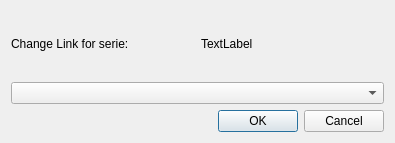
<?xml version="1.0" encoding="UTF-8"?>
<ui version="4.0">
 <class>LinkDialog</class>
 <widget class="QDialog" name="LinkDialog">
  <property name="geometry">
   <rect>
    <x>0</x>
    <y>0</y>
    <width>395</width>
    <height>143</height>
   </rect>
  </property>
  <property name="windowTitle">
   <string>Set Link</string>
  </property>
  <layout class="QGridLayout">
   <item row="2" column="0" colspan="2">
    <widget class="QDialogButtonBox" name="buttonBox">
     <property name="orientation">
      <enum>Qt::Horizontal</enum>
     </property>
     <property name="standardButtons">
      <set>QDialogButtonBox::Cancel|QDialogButtonBox::Ok</set>
     </property>
    </widget>
   </item>
   <item row="0" column="0">
    <widget class="QLabel" name="label">
     <property name="text">
      <string>Change Link for serie:</string>
     </property>
    </widget>
   </item>
   <item row="0" column="1">
    <widget class="QLabel" name="sname">
     <property name="text">
      <string>TextLabel</string>
     </property>
    </widget>
   </item>
   <item row="1" column="0" colspan="2">
    <widget class="QComboBox" name="linkBox"/>
   </item>
  </layout>
 </widget>
 <resources/>
 <connections>
  <connection>
   <sender>buttonBox</sender>
   <signal>accepted()</signal>
   <receiver>LinkDialog</receiver>
   <slot>accept()</slot>
   <hints>
    <hint type="sourcelabel">
     <x>248</x>
     <y>254</y>
    </hint>
    <hint type="destinationlabel">
     <x>157</x>
     <y>274</y>
    </hint>
   </hints>
  </connection>
  <connection>
   <sender>buttonBox</sender>
   <signal>rejected()</signal>
   <receiver>LinkDialog</receiver>
   <slot>reject()</slot>
   <hints>
    <hint type="sourcelabel">
     <x>316</x>
     <y>260</y>
    </hint>
    <hint type="destinationlabel">
     <x>286</x>
     <y>274</y>
    </hint>
   </hints>
  </connection>
 </connections>
</ui>
